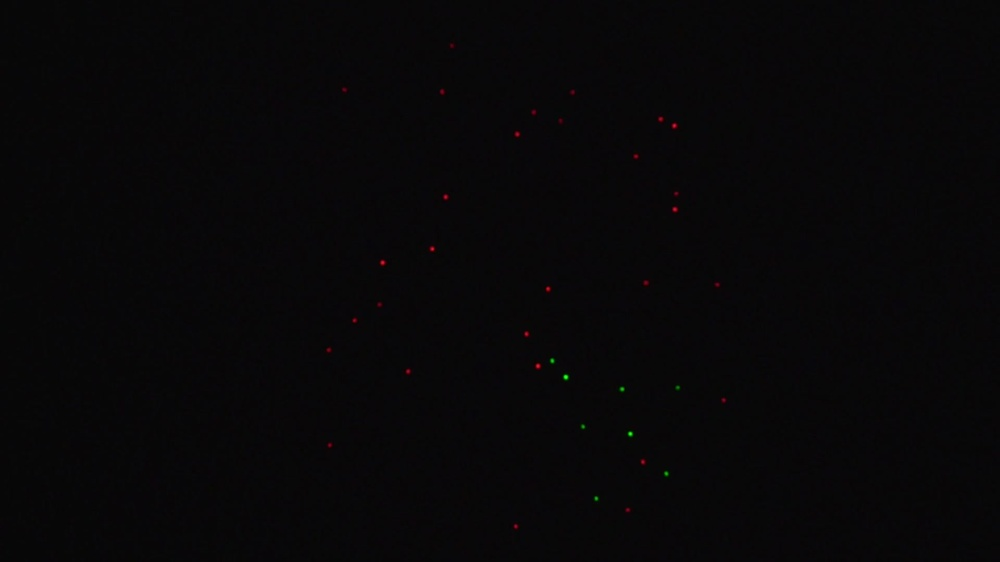
#> input picture RGBKiloCounter/Images/output0062.jpg, 1000 x 562 px, shrunk from 1920 x 1080 before the run
$ python gaussian_tests.py
#> lines starting #> are read from the running program, lines starting #| are printed output that depends on the picture
# %%
from cv2 import threshold
import skimage as sk
import scipy as sp
import numpy as np
from skimage.feature import blob_dog, blob_log
from matplotlib import pyplot as plt
from tqdm import tqdm
import os

# %%

# im = sk.data.camera()

# print(image.shape)
# IMAGE IN GRAY SCALE


# im = sk.color.rgb2gray(sk.io.imread('Images/output0062.jpg'))
im = np.sum(sk.io.imread('Images/output0062.jpg'), axis=-1)
#> im: shape (562, 1000) uint64; min 10, max 385, mean 23.8
im = im - np.min(im)
im = im / np.max(im)

# %%

ths = np.linspace(0.001, 0.25, 10)
fig, ax = plt.subplots()
files = next(os.walk('Images/'), (None, None, []))[2]
for file in tqdm(files[:10]):

    im = np.sum(sk.io.imread('Images/' + file), axis=-1)
    im = im - np.min(im)
    im = im / np.max(im)

    n_blobs = []
    for th in ths:
        blobs = blob_dog(im, min_sigma=1, max_sigma=4, threshold=th)
        n_blobs.append(len(blobs))
#> after the loop, n_blobs = [12208, 37, 37, 36, 33, 26, 22, 16, 15, 11]
    ax.plot(ths, n_blobs)

ax.set(ylim=(0, 50))


# %%
max_sigma = 4
min_sigma = 1
sigma_ratio = 1.6


k = int(np.log(max_sigma / min_sigma) / np.log(sigma_ratio) + 1)
sigma_list = np.array([min_sigma * (sigma_ratio ** i)
                       for i in range(k + 1)])
print(sigma_list)
# %%

im = np.sum(sk.io.imread('Images/output0062.jpg'), axis=-1)
im = im - np.min(im)
im = im / np.max(im)


print(f' we have {len(blobs)} blobs')
#|  we have 11 blobs


# %%

im = sk.io.imread('Images/output0062.jpg')
#> im is the input picture: shape (562, 1000, 3); mean R, G, B 8.1, 7.3, 8.3
im_gray = np.sum(im, axis=-1)
previous = blob_log(sk.color.rgb2gray(im), min_sigma=1,
                    max_sigma=5, num_sigma=30, threshold=0.03)
#> previous = 37 rows, first 8: [377, 565, 1.69], [433, 630, 1.55], [360, 552, 1.55], [389, 622, 1.55], [473, 666, 1.55], [498, 596, 1.41], [426, 583, 1.41], [387, 677, 1.55]

sigma = np.mean(previous[:, 2])
#> sigma = 1.44


min_distance = 10
sp_gaus = sp.ndimage.gaussian_filter(im_gray, sigma=sigma, truncate=2)
coord = sk.feature.peak_local_max(
    sp_gaus, min_distance=min_distance, num_peaks=37, threshold_rel=0.2)
#> coord = 37 pairs, first value 45 to 526, second value 328 to 723


dpi = 300
fig, ax = plt.subplots(figsize=(im.shape[1] / dpi, im.shape[0] / dpi), dpi=dpi)
ax.set(xticks=(), yticks=())
ax.imshow(sk.io.imread('Images/output0062.jpg'))
for point in coord:
    ax.add_patch(plt.Circle(
        point[::-1], 20, color='w', fill=False, lw=0.5))
#> this loop made 37 passes
#> point on passes 1 to 12: [377, 565], [433, 630], [262, 382], [366, 538], [125, 674], [209, 674], [248, 432], [360, 552], [389, 622], [196, 445], [333, 526], [288, 548]
# ax[1, 1].plot(*coord[:, [1, 0]].T, 'ro', fillstyle='none', ms=10)
plt.tight_layout(pad=0)
fig.patch.set_facecolor('k')
fig.savefig('filter_test.png')
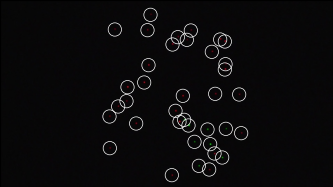
#> figure drawn by matplotlib, 1 panel
plt.close(fig)
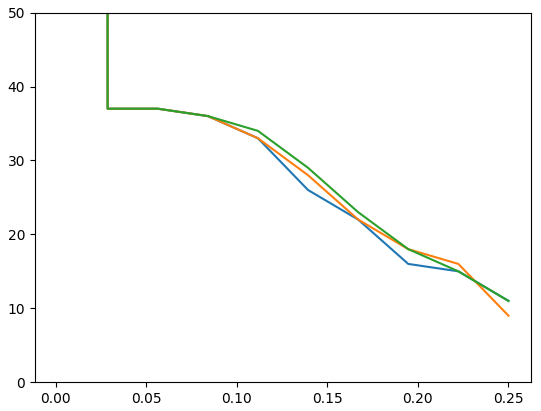
#> figure drawn by matplotlib, 1 panel; curve peaks at x = 0.001, y = 12208; curve peaks at x = 0.001, y = 12028; curve peaks at x = 0.001, y = 12295


# %%
# im_ = np.fft.fft2(im)
# sp_gaus = sp.ndimage.fourier_gaussian(
#     im_, sigma=sigma, n=- 1, axis=- 1, output=None)
# sp_gaus = np.fft.ifft2(sp_gaus).real.astype(np.uint8)


# %%
# %Blur Kernel
# ksize = 31
# kernel = zeros(ksize)

# %Gaussian Blur
# s = 3
# m = ksize / 2
# [X, Y] = meshgrid(1: ksize)
# kernel = (1 / (2 * pi * s ^ 2)) * exp(-((X - m). ^ 2 + (Y - m). ^ 2) / (2 * s ^ 2))

# %Display Kernel
# figure, imagesc(kernel)
# axis square
# title('Blur Kernel')
# colormap gray

# %Embed kernel in image that is size of original image
# [h, w] = size(origimage)
# kernelimage = zeros(h, w)
# kernelimage(1: ksize, 1: ksize) = kernel

# %Perform 2D FFTs
# fftimage = fft2(double(origimage))
# fftkernel = fft2(kernelimage)

# %Set all zero values to minimum value
# fftkernel(abs(fftkernel) < 1e-6) = 1e-6

# %Multiply FFTs
# fftblurimage = fftimage.*fftkernel

# %Perform Inverse 2D FFT
# blurimage = ifft2(fftblurimage)

# %Display Blurred Image
# figure, imagesc(blurimage)
# axis square
# title('Blurred Image')
# colormap gray
# set(gca, 'XTick', [], 'YTick', [])
